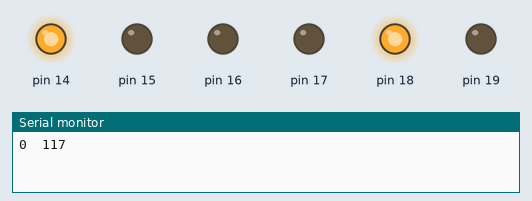
Recording of a sketch running on a simulated Arduino Uno, built with avr-gcc and run on an emulated ATmega328P. Parts: output pins drawn as LEDs (lit = HIGH), the last lines printed to the serial monitor.

Above: at 0.2 s.
At 2.7 s:
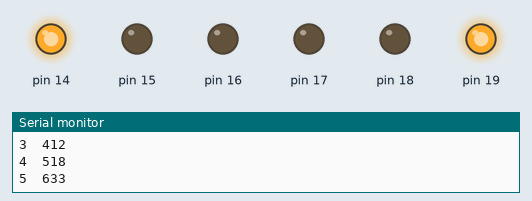
At 5.2 s:
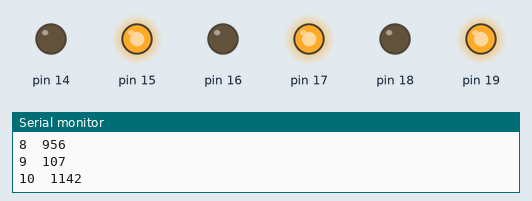
At 10.2 s:
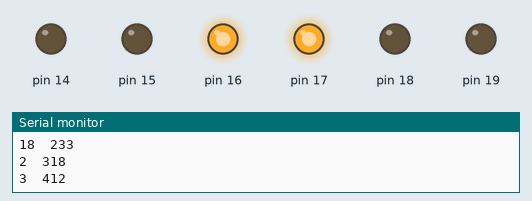
At 15.2 s:
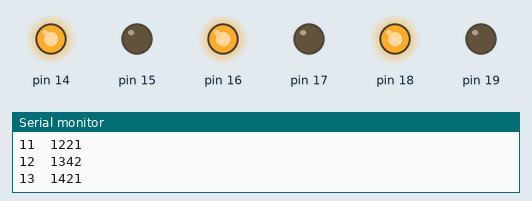
At 20.2 s:
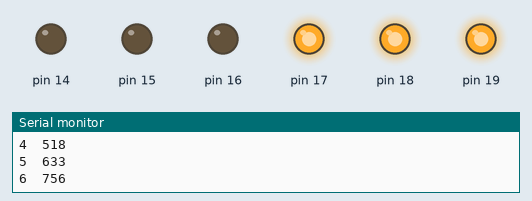
Timing chart, 0 to 20.8 s (numbered marks = the images above):
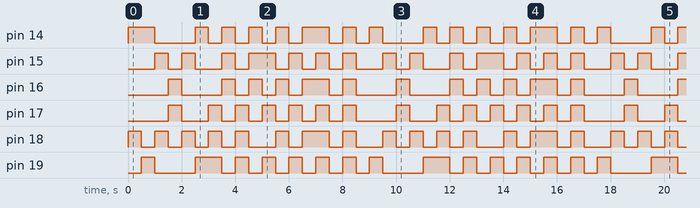

The sketch:

1_6c_pattern.ino
```cpp
int ev = 0;

const byte dx[] = { 17, B100001, B010010, B001100, B010010, B100001,
                   B111000, B000111, B111000, B000111,
                   B101010, B010101, B101010, B010101,
                   0x3F, 0, 0x3F   , 0      , 0xFF };

void setup() {
  Serial.begin(9600);
  DDRC = 0xFF;
}

void loop() {
  Serial.print(ev);

  if (ev > dx[0]) ev = 1;
  PORTC = dx[ev];
  ev = ++ev;

  Serial.print("\t");
  Serial.print(ev);
  Serial.println(PORTC, DEC);
  delay(500); // ignore for speed test
}
```

Measured:
- by itself, pin 14: repeats every 8.5 s: LOW 1.5 s, 4 × (HIGH 0.50 s, LOW 0.50 s), HIGH 1.0 s, 2 × (LOW 0.50 s, HIGH 0.50 s)
- by itself, pin 16: repeats every 8.5 s: LOW 1.5 s, 3 × (HIGH 0.50 s, LOW 0.50 s), HIGH 1.0 s, LOW 0.50 s, HIGH 0.50 s, LOW 1.5 s, HIGH 0.50 s
- by itself, pin 17: repeats every 8.5 s: LOW 1.0 s, 5 × (HIGH 0.50 s, LOW 0.50 s), HIGH 0.50 s, LOW 1.5 s, HIGH 0.50 s
- by itself, pin 18: moves between LOW and HIGH, repeating every 16.0 s
- by itself, pin 19: repeats every 8.5 s: LOW 1.5 s, HIGH 1.0 s, 6 × (LOW 0.50 s, HIGH 0.50 s)
- by itself, pin 15: repeats every 8.5 s: LOW 0.50 s, HIGH 0.50 s, LOW 1.0 s, HIGH 0.50 s, LOW 0.50 s, HIGH 1.0 s, 3 × (LOW 0.50 s, HIGH 0.50 s), LOW 1.0 s, HIGH 0.50 s
